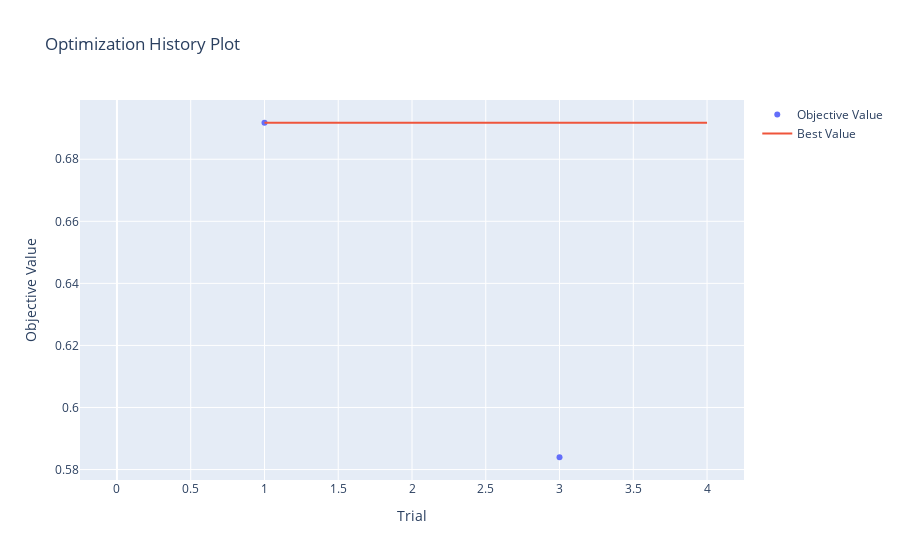

Source (notebook cell):
### Code cell
optuna.visualization.plot_optimization_history(study_meanshift)

### Figure 1 — Plotly figure (JSON) as saved in the notebook; plotly's stock layout.template omitted (floating-point values rounded to 4 significant figures)
{"data": [{"mode": "markers", "name": "Objective Value", "type": "scatter", "x": [0, 1, 2, 3, 4], "y": [null, 0.6918, null, 0.584, null]}, {"mode": "lines", "name": "Best Value", "type": "scatter", "x": [0, 1, 2, 3, 4], "y": [null, 0.6918, 0.6918, 0.6918, 0.6918]}, {"marker": {"color": "#cccccc"}, "mode": "markers", "name": "Infeasible Trial", "showlegend": false, "type": "scatter", "x": [], "y": []}], "layout": {"title": {"text": "Optimization History Plot"}, "xaxis": {"title": {"text": "Trial"}}, "yaxis": {"title": {"text": "Objective Value"}}}}
